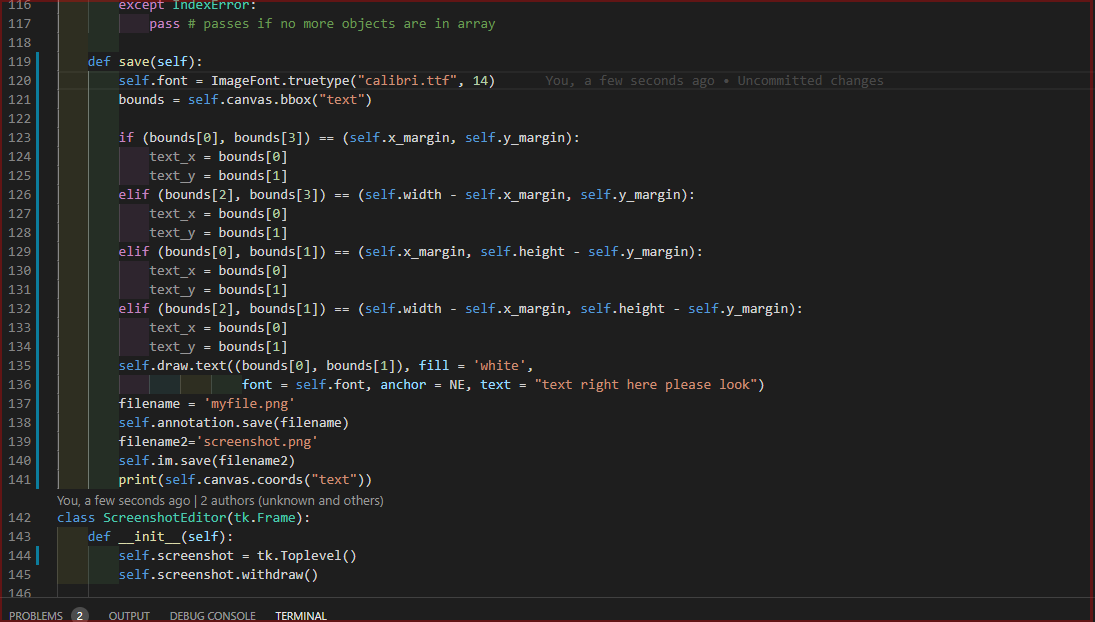

The script that saved this image:
from tkinter import *
import tkinter as tk
import pyautogui
from PIL import ImageTk
from tkinter.colorchooser import askcolor

class Toolbar(): 
    counter=  1
    DEFAULT_COLOR = 'white'
    def __init__(self, master, canvas, h , w):
        self.height = h
        self.width = w
        self.canvas = canvas
        self.counter = 1
        self.undone = []
        
        self.brush_button = tk.Button(master, text = "brush", command = self.use_brush)
        self.color_button = tk.Button(master, text = 'color', command = self.choose_color)
        self.undo_button = tk.Button(master, text = 'undo', command = self.undo)
        self.redo_button = tk.Button(master, text = 'redo', command = self.redo)
        self.text_button = tk.Button(master, text = "top-left", command = self.text)
        self.brush_button.grid(row = 0, column = 0)
        self.color_button.grid(row = 0, column = 1)
        self.undo_button.grid(row = 0, column = 2)
        self.redo_button.grid(row = 0, column = 3)
        self.text_button.grid(row = 0 , column = 4)
        self.setup()
        
        self.canvas.create_text(50, 50, text = "text right here please look", font =("Calibri", 14), anchor = NW, fill = 'white', tag ="text")
    
    def setup(self):
        self.old_x = None
        self.old_y = None
        self.line_width = 5
        self.color = self.DEFAULT_COLOR
        self.active_button = self.brush_button
        self.canvas.bind('<B1-Motion>', self.paint)
        self.canvas.bind('<ButtonRelease-1>', self.reset)
        self.canvas.bind('<Control-z>', self.undo_bind)
        
    def use_brush(self):
        self.activate_button(self.brush_button)
        
    def choose_color(self):
        self.color = askcolor(color = self.color)[1]
        
    def activate_button(self, some_button):
        self.active_button.config(relief= RAISED)
        some_button.config(relief= SUNKEN)
        self.active_button = some_button
        

    def paint(self, event):
        self.line_width = 5
        if self.old_x and self.old_y:
            self.canvas.create_line(self.old_x, self.old_y, event.x, event.y, 
                                    width = self.line_width, fill = self.color, 
                                    capstyle = ROUND, smooth = TRUE, splinesteps = 36, tag=['line' + str(self.counter)])
        self.old_x = event.x
        self.old_y = event.y
        
    def text(self):
        if self.text_button['text'] == 'top-left':
            self.canvas.delete('text')
            self.canvas.create_text(self.width - 50, 50, text = "text right here please look", font =("Calibri", 14), anchor = NE, fill = 'white', tag ="text")
            self.text_button.configure(text='top-right')
        elif self.text_button['text'] == 'top-right':
            self.canvas.delete('text')
            self.canvas.create_text(50, self.height - 50, text = "text right here please look", font =("Calibri", 14), anchor = SW, fill = 'white', tag ="text")
            self.text_button.configure(text='bottom-left')
        elif self.text_button['text'] == 'bottom-left':
            self.canvas.delete('text')
            self.canvas.create_text(self.width - 50, self.height - 50, text = "text right here please look", font =("Calibri", 14), anchor = SE, fill = 'white', tag ="text")
            self.text_button.configure(text='bottom-right')
        elif self.text_button['text'] == 'bottom-right':
            self.canvas.delete('text')
            self.canvas.create_text(50, 50, text = "text right here please look", font =("Calibri", 14), anchor = NW, fill = 'white', tag ="text")
            self.text_button.configure(text='top-left')
            
    def undo(self):
        self.counter -= 1
        currentundone = []
        for item in self.canvas.find_withtag('line'+str(self.counter)):
            currentundone.append(self.canvas.coords(item))
        self.canvas.delete('line'+str(self.counter))
        self.undone.append(currentundone)
        
    def undo_bind(self, event):
        self.undo()
        
    def redo(self): #redoes in new color not old color
        try:
            currentundone = self.undone.pop()
            for coords in currentundone:
                self.canvas.create_line(coords, width = self.line_width, fill = self.color, 
                                    capstyle = ROUND, smooth = TRUE, splinesteps = 36, tag=['line' + str(self.counter)])
            self.counter += 1
        except IndexError:
            pass
    def reset(self, event):
        self.old_x, self.old_y = None, None
        self.counter += 1
class ScreenshotEditor(tk.Frame):
    def __init__(self):
        self.screenshot = tk.Toplevel(root)
        self.screenshot.withdraw()

        self.toolbar_frame = tk.Frame(self.screenshot)
        self.toolbar_frame.grid(row=0, column = 0)
        
        #self.my_toolbar = Toolbar(self.toolbar, self.canvas1)
        self.screenshot_frame = tk.Frame(self.screenshot)
        self.screenshot_frame.grid(row = 1, column = 0)

    def create_screenshot_canvas(self, img):
        
        self.screenshot.deiconify()
        root.withdraw()
        width = img.width()
        height = img.height()
        self.canvas1 = tk.Canvas(self.screenshot_frame, width = width, height = height,
                                    borderwidth = 0, highlightthickness = 0)
        self.canvas1.pack(expand=tk.YES)
        self.canvas1.create_image(0, 0, image = img, anchor = tk.NW)
        self.canvas1.img = img
        self.my_toolbar = Toolbar(self.toolbar_frame, self.canvas1, height, width)
        Tk.focus_set(self.canvas1)


class Application(tk.Frame):
    def __init__(self, master, *args, **kwargs):
        super().__init__(master, *args, **kwargs)
        self.master = master
        self.rect = None
        self.x = self.y = 0
        self.start_x = None
        self.start_y = None
        self.curX = None
        self.curY = None

        # root.configure(background = 'red')
        # root.attributes("-transparentcolor","red")

        root.attributes("-transparent", "blue")
        root.geometry('400x50+200+200')  # set new geometry
        root.title('Lil Snippy')
        self.menu_frame = tk.Frame(master, bg="blue")
        self.menu_frame.pack(fill=tk.BOTH, expand=tk.YES)

        self.button_bar = tk.Frame(self.menu_frame,bg="")
        self.button_bar.pack(fill=tk.BOTH,expand=tk.YES)

        self.snip_button = tk.Button(self.button_bar, width=3, command=self.create_screen_canvas, background="green")
        self.snip_button.pack(expand=tk.YES)

        self.master_screen = tk.Toplevel(root)
        self.master_screen.withdraw()
        self.master_screen.attributes("-transparent", "blue")
        self.picture_frame = tk.Frame(self.master_screen, background = "blue")
        self.picture_frame.pack(fill=tk.BOTH, expand=tk.YES)
        
    def take_bounded_screenshot(self, x1, y1, x2, y2):
        im = pyautogui.screenshot(region=(x1, y1, x2, y2))
        img = ImageTk.PhotoImage(im)
        
        self.screenshot_editor = ScreenshotEditor()
        self.screenshot_editor.create_screenshot_canvas(img)
        # fileName = x.strftime("%f")
        # im.save(fileName + ".png")

    def create_screen_canvas(self):
        self.master_screen.deiconify()
        root.withdraw()

        self.screen_canvas = tk.Canvas(self.picture_frame, cursor="cross", bg="grey11")
        self.screen_canvas.pack(fill=tk.BOTH, expand=tk.YES)

        self.screen_canvas.bind("<ButtonPress-1>", self.on_button_press)
        self.screen_canvas.bind("<B1-Motion>", self.on_move_press)
        self.screen_canvas.bind("<ButtonRelease-1>", self.on_button_release)

        self.master_screen.attributes('-fullscreen', True)
        self.master_screen.attributes('-alpha', .3)
        self.master_screen.lift()
        self.master_screen.attributes("-topmost", True)

    def on_button_release(self, event):
        self.rec_position()

        if self.start_x <= self.curX and self.start_y <= self.curY:
            print("right down")
            self.take_bounded_screenshot(self.start_x, self.start_y, self.curX - self.start_x, self.curY - self.start_y)

        elif self.start_x >= self.curX and self.start_y <= self.curY:
            print("left down")
            self.take_bounded_screenshot(self.curX, self.start_y, self.start_x - self.curX, self.curY - self.start_y)

        elif self.start_x <= self.curX and self.start_y >= self.curY:
            print("right up")
            self.take_bounded_screenshot(self.start_x, self.curY, self.curX - self.start_x, self.start_y - self.curY)

        elif self.start_x >= self.curX and self.start_y >= self.curY:
            print("left up")
            self.take_bounded_screenshot(self.curX, self.curY, self.start_x - self.curX, self.start_y - self.curY)

        self.exit_screenshot_mode()
        return event

    def exit_screenshot_mode(self):
        print("Screenshot mode exited")
        self.screen_canvas.destroy()
        self.master_screen.withdraw()
        root.deiconify()

    def exit_application(self):
        print("Application exit")
        root.quit()

    def on_button_press(self, event):
        # save mouse drag start position
        self.start_x = self.screen_canvas.canvasx(event.x)
        self.start_y = self.screen_canvas.canvasy(event.y)

        self.rect = self.screen_canvas.create_rectangle(self.x, self.y, 1, 1, outline='red', width=3, fill="blue")

    def on_move_press(self, event):
        self.curX, self.curY = (event.x, event.y)
        # expand rectangle as you drag the mouse
        self.screen_canvas.coords(self.rect, self.start_x, self.start_y, self.curX, self.curY)

    def rec_position(self):
        print(self.start_x)
        print(self.start_y)
        print(self.curX)
        print(self.curY)

if __name__ == '__main__':
    root = tk.Tk()
    app = Application(root)
    root.mainloop() 
    
